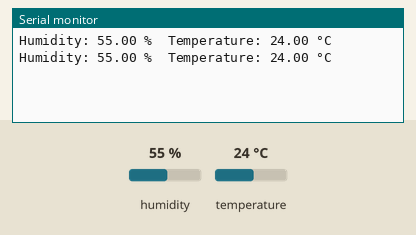
This sketch was run on a simulated Arduino Uno, built with avr-gcc and run on an emulated ATmega328P. Parts: the last lines printed to the serial monitor. Inputs (shaded band) come from the test bench; at power-on: humidity 55 %, temperature 24 °C.

Above: at 4.8 s.
4.9 s: humidity set to 22 %
At 7.0 s:
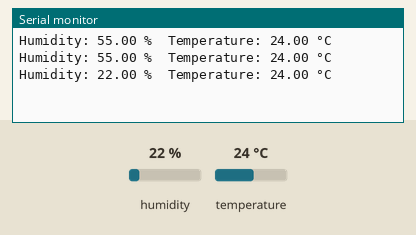
7.9 s: temperature set to 12 °C
At 8.8 s:
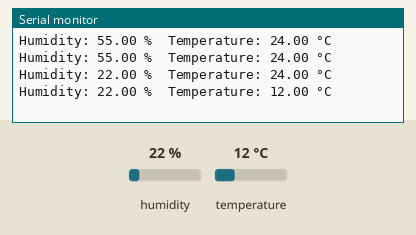
10.9 s: humidity set to 40 %
At 13.5 s:
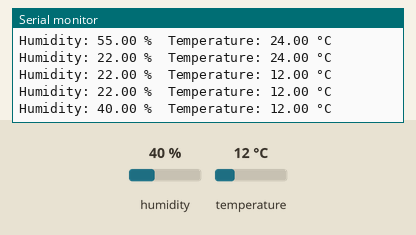
Timing chart, 0 to 15.0 s (numbered marks = the images above; inputs shaded):
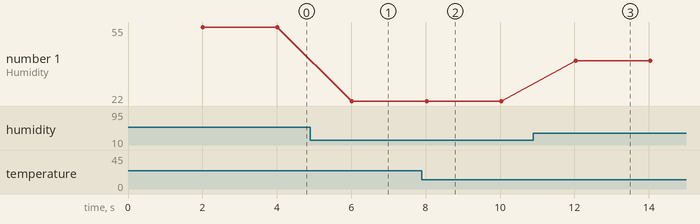

The sketch:

sketch.ino
```cpp
#include <DHT.h>

#define DHTPIN 15
#define DHTTYPE DHT22

DHT dht(DHTPIN, DHTTYPE);

void setup() {
  Serial.begin(115200);
  dht.begin();
}

void loop() {
  delay(2000);

  float humidity = dht.readHumidity();
  float tempC = dht.readTemperature();

  if (isnan(humidity) || isnan(tempC)) {
    Serial.println("Failed to read from DHT22 sensor!");
    return;
  }

  Serial.print("Humidity: ");
  Serial.print(humidity);
  Serial.print(" %  Temperature: ");
  Serial.print(tempC);
  Serial.println(" °C");
}
```

Measured:
- after the input at 4.9 s, the serial monitor: prints a new line after 1.1 s (image 1)
- after the input at 7.9 s, the serial monitor: prints a new line after 0.12 s (image 2)
- after the input at 10.9 s, the serial monitor: prints a new line after 1.1 s (image 3)
- plotted number 1: 55 → 22 after the input at 4.9 s, 22 → 40 after the input at 10.9 s
